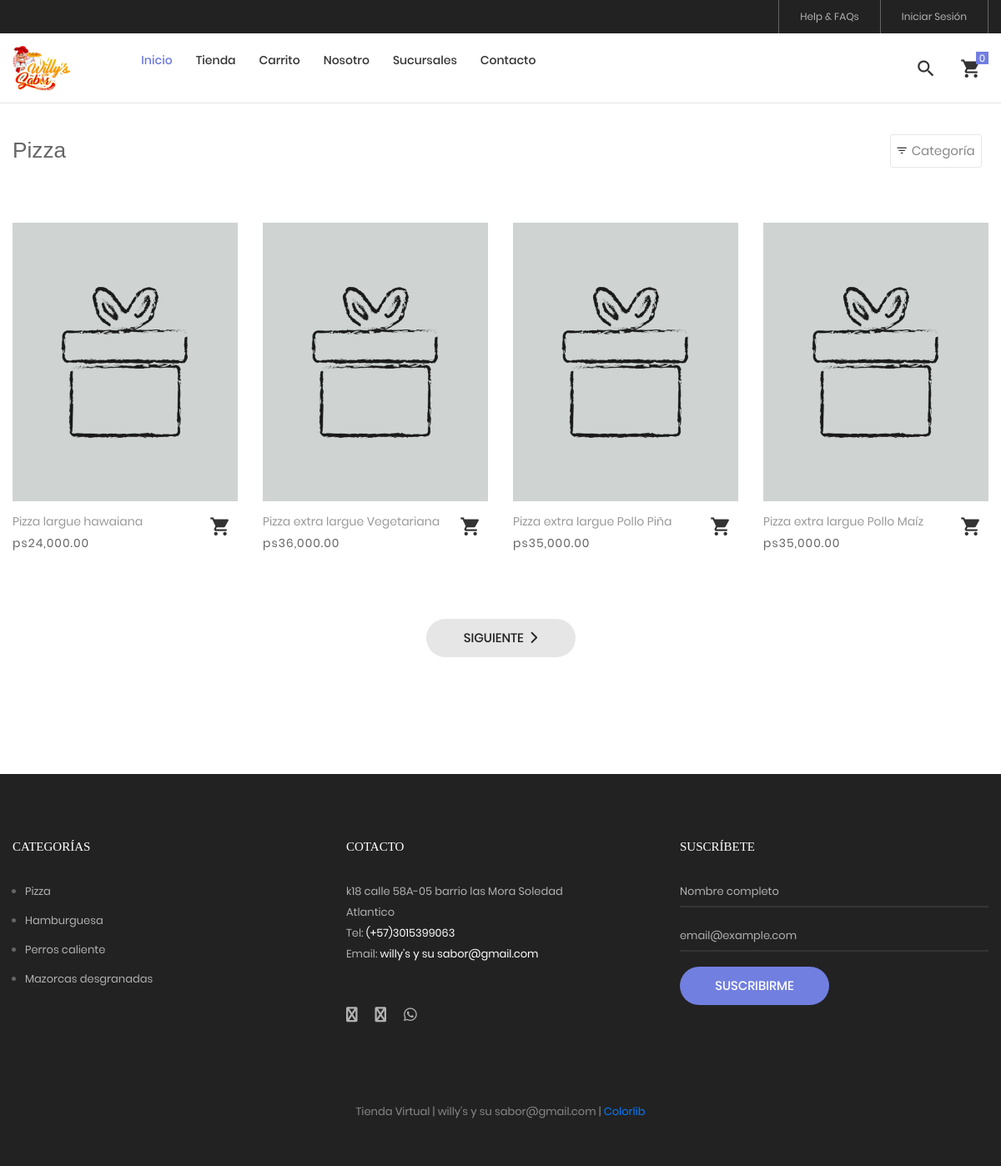
The page /tienda/categoria/1/pizza on the database its author committed.
### tables this page shows
CREATE TABLE `producto` (
  `idproducto` bigint(20) NOT NULL,
  `categoriaid` bigint(20) NOT NULL,
  `codigo` varchar(30) NOT NULL,
  `nombre` varchar(255) NOT NULL,
  `descripcion` text NOT NULL,
  `precio` decimal(11,2) NOT NULL,
  `stock` int(11) NOT NULL,
  `imagen` varchar(100) DEFAULT NULL,
  `datecreated` datetime NOT NULL DEFAULT current_timestamp(),
  `ruta` varchar(255) NOT NULL,
  `status` int(11) NOT NULL DEFAULT 1
);

CREATE TABLE `categoria` (
  `idcategoria` bigint(20) NOT NULL,
  `nombre` varchar(255) NOT NULL,
  `descripcion` text NOT NULL,
  `portada` varchar(100) NOT NULL,
  `datecreated` datetime NOT NULL DEFAULT current_timestamp(),
  `ruta` varchar(255) NOT NULL,
  `status` int(11) NOT NULL DEFAULT 1
);

### Libraries/Core/Views.php (called while the page is built)
<?php
	class Views
	{
		function getView($controller,$view,$data="")
		{
			$controller = get_class($controller);
			if($controller == "Home"){
				$view = "Views/".$view.".php";
			}else{
				$view = "Views/".$controller."/".$view.".php";
			}
			require_once ($view);
		}
	}
 ?>

### index.php (called while the page is built, shortened)
<?php
	require_once("Helpers/Helpers.php");
	require_once("Libraries/Core/Load.php");
 ?>

### Helpers/Helpers.php (called while the page is built, shortened)
<?php
	function base_url()
	{
		return BASE_URL;
	}
    function media()
    {
        return BASE_URL."/Assets";
    }
    function footerTienda($data="")
    {
        $view_footer = "Views/Template/footer_tienda.php";
        require_once ($view_footer);
    }
    function formatMoney($cantidad){
        $cantidad = number_format($cantidad,2,SPD,SPM);
        return $cantidad;
    }
    function getCatFooter(){
        require_once ("Models/CategoriasModel.php");
        $objCategoria = new CategoriasModel();
        $request = $objCategoria->getCategoriasFooter();
        return $request;
    }
    function getInfoPage(int $idpagina){
        require_once("Libraries/Core/Mysql.php");
        $con = new Mysql();
        $sql = "SELECT * FROM post WHERE idpost = $idpagina";
        $request = $con->select($sql);
        return $request;
    }
 ?>

### Libraries/Core/Mysql.php (called while the page is built, shortened)
<?php
	class Mysql extends Conexion
	{
		private $conexion;
		function __construct()
		{
			$this->conexion = new Conexion();
			$this->conexion = $this->conexion->conect();
		}
		public function select(string $query)
		{
			$this->strquery = $query;
        	$result = $this->conexion->prepare($this->strquery);
			$result->execute();
        	$data = $result->fetch(PDO::FETCH_ASSOC);
        	return $data;
		}
		public function select_all(string $query)
		{
			$this->strquery = $query;
        	$result = $this->conexion->prepare($this->strquery);
			$result->execute();
        	$data = $result->fetchall(PDO::FETCH_ASSOC);
        	return $data;
		}
	}
 ?>

### Libraries/Core/Conexion.php (called while the page is built)
<?php
class Conexion{
	private $conect;
	public function __construct(){
		$connectionString = "mysql:host=".DB_HOST.";dbname=".DB_NAME.";charset=".DB_CHARSET;
		try{
			$this->conect = new PDO($connectionString, DB_USER, DB_PASSWORD);
			$this->conect->setAttribute(PDO::ATTR_ERRMODE, PDO::ERRMODE_EXCEPTION);
		}catch(PDOException $e){
			$this->conect = 'Error de conexión';
		    echo "ERROR: " . $e->getMessage();
		}
	}
	public function conect(){
		return $this->conect;
	}
}
?>

### Models/TProducto.php (called while the page is built, shortened)
<?php
require_once("Libraries/Core/Mysql.php");
trait TProducto{
	public function getProductosCategoriaT(int $idcategoria, string $ruta, $desde = null, $porpagina = null){
		$this->intIdcategoria = $idcategoria;
		$this->strRuta = $ruta;
		$where = "";
		if(is_numeric($desde) AND is_numeric($porpagina)){
			$where = " LIMIT ".$desde.",".$porpagina;
		}
		$this->con = new Mysql();
		$sql_cat = "SELECT idcategoria,nombre,ruta FROM categoria WHERE idcategoria = '{$this->intIdcategoria}'";
		$request = $this->con->select($sql_cat);
		if(!empty($request)){
			$this->strCategoria = $request['nombre'];
			$this->strRutaCategoria = $request['ruta'];
			$sql = "SELECT p.idproducto,
							p.codigo,
							p.nombre,
							p.descripcion,
							p.categoriaid,
							c.nombre as categoria,
							p.precio,
							p.ruta,
							p.stock
					FROM producto p
					INNER JOIN categoria c
					ON p.categoriaid = c.idcategoria
					WHERE p.status != 0 AND p.categoriaid = $this->intIdcategoria AND c.ruta = '{$this->strRuta}'
					ORDER BY p.idproducto DESC ".$where;
					$request = $this->con->select_all($sql);
					if(count($request) > 0){
						for ($c=0; $c < count($request) ; $c++) {
							$intIdProducto = $request[$c]['idproducto'];
							$sqlImg = "SELECT img
									FROM imagen
									WHERE productoid = $intIdProducto";
							$arrImg = $this->con->select_all($sqlImg);
							$request[$c]['images'] = $arrImg;
						}
					}
			$request = array('idcategoria' => $this->intIdcategoria,
								'ruta' => $this->strRutaCategoria,
								'categoria' => $this->strCategoria,
								'productos' => $request
							);
		}
		return $request;
	}
}
 ?>

### Models/CategoriasModel.php (called while the page is built, shortened)
<?php
	class CategoriasModel extends Mysql
	{
		public function getCategoriasFooter(){
			$sql = "SELECT idcategoria, nombre, descripcion, portada, ruta
					FROM categoria WHERE  status = 1 AND idcategoria IN (".CAT_FOOTER.")";
			$request = $this->select_all($sql);
			if(count($request) > 0){
				for ($c=0; $c < count($request) ; $c++) {
					$request[$c]['portada'] = BASE_URL.'/Assets/images/uploads/'.$request[$c]['portada'];
				}
			}
			return $request;
		}
	}
 ?>

### Views/Tienda/categoria.php (the view, shortened to what this page needs)
<?php
$arrProductos = $data['productos'];
 ?>
<br><br><br>
<hr>
	<div class="bg0 m-t-23 p-b-140">
		<div class="container">
			<div class="flex-w flex-sb-m p-b-52">
				<div class="flex-w flex-l-m filter-tope-group m-tb-10">
					<h3><?= $data['page_title']; ?></h3>
				</div>
				<div class="flex-w flex-c-m m-tb-10">
					<div class="flex-c-m stext-106 cl6 size-104 bor4 pointer hov-btn3 trans-04 m-r-8 m-tb-4 js-show-filter">
						<i class="icon-filter cl2 m-r-6 fs-15 trans-04 zmdi zmdi-filter-list"></i>
						 Categoría &nbsp;
					</div>
				</div>
			</div>
			<div class="row isotope-grid">
			<?php
			if(!empty($arrProductos)){
				for ($p=0; $p < count($arrProductos); $p++) {
					$ruta = $arrProductos[$p]['ruta'];
					if(count($arrProductos[$p]['images']) > 0 ){
						$portada = $arrProductos[$p]['images'][0]['url_image'];
					}else{
						$portada = media().'/images/uploads/product.png';
					}
			 ?>
				<div class="col-sm-6 col-md-4 col-lg-3 p-b-35 isotope-item women">
					<div class="block2">
						<div class="block2-pic hov-img0">
							<img src="<?= $portada ?>" alt="<?= $arrProductos[$p]['nombre'] ?>">
						</div>
						<div class="block2-txt flex-w flex-t p-t-14">
							<div class="block2-txt-child1 flex-col-l ">
								<a href="<?= base_url().'/tienda/producto/'.$arrProductos[$p]['idproducto'].'/'.$ruta; ?>" class="stext-104 cl4 hov-cl1 trans-04 js-name-b2 p-b-6">
									<?= $arrProductos[$p]['nombre'] ?>
								</a>
								<span class="stext-105 cl3">
									<?= SMONEY.formatMoney($arrProductos[$p]['precio']); ?>
								</span>
							</div>
							<div class="block2-txt-child2 flex-r p-t-3">
								<a href="#"
								 id="<?= openssl_encrypt($arrProductos[$p]['idproducto'],METHODENCRIPT,KEY); ?>"
								 class="btn-addwish-b2 dis-block pos-relative js-addwish-b2 js-addcart-detail
								 icon-header-item cl2 hov-cl1 trans-04 p-l-22 p-r-11
								 ">
									<i class="zmdi zmdi-shopping-cart"></i>
								</a>
							</div>
						</div>
					</div>
				</div>
			<?php
				}
			}else{
				?>
			<p>No hay productos para mostrar <a href="<?= base_url() ?>/tienda"> Ver productos</a></p>
			<?php
			}
			?>
			</div>
			<?php
				if(count($data['productos']) > 0){
					$nextPagina = $data['pagina'] + 1;
			 ?>
			<div class="flex-c-m flex-w w-full p-t-45">
			<?php if($data['pagina'] != $data['total_paginas']){ ?>
				<a href="<?= base_url() ?>/tienda/categoria/<?= $data['infoCategoria']['idcategoria'].'/'.$data['infoCategoria']['ruta'].'/'.$nextPagina ?>" class="flex-c-m stext-101 cl5 size-103 bg2 bor1 hov-btn1 p-lr-15 trans-04"> Siguiente &nbsp; <i class="fas fa-chevron-right"></i> </a>
			<?php } ?>
			</div>
			<?php
				}
			 ?>
		</div>
	</div>
<?php
	footerTienda($data);
?>

### Views/Template/footer_tienda.php (shortened to what this page needs)
	<?php
		$catFotter = getCatFooter();
	 ?>
	<footer class="bg3 p-t-75 p-b-32">
		<div class="container">
			<div class="row">
				<div class="col-sm-6 col-lg-4 p-b-50">
					<h4 class="stext-301 cl0 p-b-30">
						Categorías
					</h4>
					<?php if(count($catFotter) > 0){ ?>
					<ul>
						<?php foreach ($catFotter as $cat) { ?>
						<li class="p-b-10">
							<a href="<?= base_url() ?>/tienda/categoria/<?= $cat['idcategoria'].'/'.$cat['ruta'] ?>" class="stext-107 cl7 hov-cl1 trans-04">
								<?= $cat['nombre'] ?>
							</a>
						</li>
						<?php } ?>
					</ul>
					<?php } ?>
				</div>
				<div class="col-sm-6 col-lg-4 p-b-50">
					<h4 class="stext-301 cl0 p-b-30">
						Cotacto
					</h4>
					<p class="stext-107 cl7 size-201">
						<?= DIRECCION ?> <br>
						Tel: <a class="linkFooter" href="tel:<?= TELEMPRESA ?>"><?= TELEMPRESA ?></a><br>
						Email: <a class="linkFooter" href="mailto:<?= EMAIL_EMPRESA ?>"><?= EMAIL_EMPRESA ?></a>
					</p>
					<div class="p-t-27">
						<a href="<?= FACEBOOK ?>" target="_blanck" class="fs-18 cl7 hov-cl1 trans-04 m-r-16">
							<i class="fa fa-facebook"></i>
						</a>
						<a href="<?= INSTAGRAM ?>" target="_blanck"  class="fs-18 cl7 hov-cl1 trans-04 m-r-16">
							<i class="fa fa-instagram"></i>
						</a>
						<a href="https://wa.me/<?= WHATSAPP ?>" target="_blanck"  class="fs-18 cl7 hov-cl1 trans-04 m-r-16">
							<i class="fab fa-whatsapp"></i>
						</a>
					</div>
				</div>
				<div class="col-sm-6 col-lg-4 p-b-50">
					<h4 class="stext-301 cl0 p-b-30">
						Suscríbete
					</h4>
					<form id="frmSuscripcion" name="frmSuscripcion">
						<div class="wrap-input1 w-full p-b-4">
							<input class="input1 bg-none plh1 stext-107 cl7" type="text" id="nombreSuscripcion" name="nombreSuscripcion" placeholder="Nombre completo" required>
						</div>
						<br>
						<div class="wrap-input1 w-full p-b-4">
							<input class="input1 bg-none plh1 stext-107 cl7" type="email" id="emailSuscripcion" name="emailSuscripcion" placeholder="email@example.com" required >
						</div>
						<div class="p-t-18">
							<button class="flex-c-m stext-101 cl0 size-103 bg1 bor1 hov-btn2 p-lr-15 trans-04">
								Suscribirme
							</button>
						</div>
					</form>
				</div>
			</div>
			<div class="p-t-40">
				<p class="stext-107 cl6 txt-center">
					<?= NOMBRE_EMPESA; ?> | <?= WEB_EMPRESA; ?> | <a href="https://colorlib.com" target="_blank">Colorlib</a>
				</p>
			</div>
		</div>
	</footer>
</body>
</html>

### Assets/tienda/css/main.css (style rules this page uses)
.container { max-width: 1380px; }
@media (max-width: 1600px) { .container { max-width: 1200px; } }
.container p { margin-bottom: 20px; }
.container ul, .container ol { margin-left: 15px; margin-bottom: 20px; }
.container ul, .container ul li { list-style: initial; }
.icon-header-item { position: relative; font-size: 26px; line-height: 1; cursor: pointer; }
.block2-pic { position: relative; }
.block2-txt-child1 { width: calc(100% - 30px); }
.block2-txt-child2 { width: 30px; }
.cl0 { color: #fff; }
.cl2 { color: #333; }
.cl3 { color: #666; }
.cl4 { color: #999; }
.cl5 { color: #222; }
.cl6 { color: #888; }
.cl7 { color: #b2b2b2; }
.stext-101 { font-family: Poppins-Medium; font-size: 15px; line-height: 1.466667; text-transform: uppercase; }
.stext-104 { font-family: Poppins-Regular; font-size: 14px; line-height: 1.466667; }
.stext-105 { font-family: Poppins-Regular; font-size: 14px; line-height: 1.466667; letter-spacing: 1px; }
.stext-106 { font-family: Poppins-Regular; font-size: 15px; line-height: 1.2; }
.stext-107 { font-family: Poppins-Regular; font-size: 13px; line-height: 1.923; }
.stext-301 { font-family: Montserrat-Bold; font-size: 15px; line-height: 1.6; text-transform: uppercase; }
.size-103 { min-width: 179px; height: 46px; }
.size-104 { min-width: 94px; height: 40px; }
.size-201 { max-width: 270px; }
.bg-none { background-color: transparent; }
.bg0 { background-color: #fff; }
.bg1 { background-color: #717fe0; }
.bg2 { background-color: #e6e6e6; }
.bg3 { background-color: #222; }
.bor1 { border-radius: 23px; }
.bor4 { border: 1px solid #e6e6e6; border-radius: 3px; }
.wrap-input1 { position: relative; border-bottom: 2px solid rgba(204,204,204, 0.1); }
.input1 { background-color: transparent; width: 100%; }
.hov-img0 { display: block; overflow: hidden; }
.hov-img0 img { width: 100%; -webkit-transition: transform 0.9s ease; -o-transition: transform 0.9s ease; -moz-transition: transform 0.9s ease; transition: transform 0.9s ease; }
.linkFooter { color: #FFF !important; }

### rows shown on the page
producto: nombre "Pizza largue hawaiana", precio "24,000.00"
producto: nombre "Pizza extra largue Vegetariana", precio "36,000.00"
producto: nombre "Pizza extra largue Pollo Piña", precio "35,000.00"
producto: nombre "Pizza extra largue Pollo Maíz", precio "35,000.00"
categoria: nombre "Pizza"
categoria: nombre "Hamburguesa"
categoria: nombre "Perros caliente"
categoria: nombre "Mazorcas desgranadas"

### other values the page prints
$data['page_title'] "Pizza"
DIRECCION "k18 calle 58A-05 barrio las Mora Soledad Atlantico"
TELEMPRESA "(+57)3015399063"
EMAIL_EMPRESA "willy's y su sabor@gmail.com"
NOMBRE_EMPESA "Tienda Virtual"
WEB_EMPRESA "willy's y su sabor@gmail.com"
